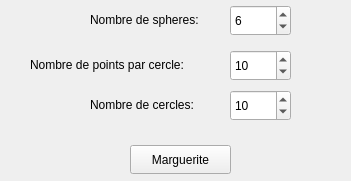
       <widget class="QWidget" name="Marguerite">
        <property name="geometry">
         <rect>
          <x>0</x>
          <y>0</y>
          <width>351</width>
          <height>181</height>
         </rect>
        </property>
        <attribute name="label">
         <string>Marguerite</string>
        </attribute>
        <widget class="QLabel" name="label_31">
         <property name="geometry">
          <rect>
           <x>30</x>
           <y>55</y>
           <width>201</width>
           <height>20</height>
          </rect>
         </property>
         <property name="text">
          <string>Nombre de points par cercle:</string>
         </property>
        </widget>
        <widget class="QSpinBox" name="nbPointCouronne">
         <property name="geometry">
          <rect>
           <x>230</x>
           <y>50</y>
           <width>61</width>
           <height>31</height>
          </rect>
         </property>
         <property name="minimum">
          <number>3</number>
         </property>
         <property name="maximum">
          <number>10000</number>
         </property>
         <property name="value">
          <number>10</number>
         </property>
        </widget>
        <widget class="QSpinBox" name="nbCercleCouronne">
         <property name="geometry">
          <rect>
           <x>230</x>
           <y>90</y>
           <width>61</width>
           <height>31</height>
          </rect>
         </property>
         <property name="minimum">
          <number>3</number>
         </property>
         <property name="maximum">
          <number>10000</number>
         </property>
         <property name="value">
          <number>10</number>
         </property>
        </widget>
        <widget class="QPushButton" name="couronneButton">
         <property name="geometry">
          <rect>
           <x>130</x>
           <y>145</y>
           <width>101</width>
           <height>29</height>
          </rect>
         </property>
         <property name="text">
          <string>Marguerite</string>
         </property>
        </widget>
        <widget class="QLabel" name="label_32">
         <property name="geometry">
          <rect>
           <x>90</x>
           <y>95</y>
           <width>141</width>
           <height>20</height>
          </rect>
         </property>
         <property name="text">
          <string>Nombre de cercles:</string>
         </property>
        </widget>
        <widget class="QLabel" name="label_39">
         <property name="geometry">
          <rect>
           <x>90</x>
           <y>10</y>
           <width>141</width>
           <height>20</height>
          </rect>
         </property>
         <property name="text">
          <string>Nombre de spheres:</string>
         </property>
        </widget>
        <widget class="QSpinBox" name="nbSphereCouronne">
         <property name="geometry">
          <rect>
           <x>230</x>
           <y>5</y>
           <width>61</width>
           <height>31</height>
          </rect>
         </property>
         <property name="minimum">
          <number>3</number>
         </property>
         <property name="maximum">
          <number>10000</number>
         </property>
         <property name="value">
          <number>6</number>
         </property>
        </widget>
       </widget>
